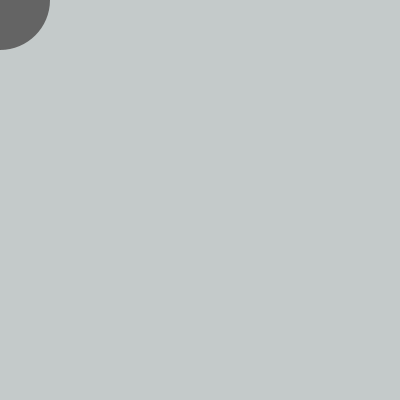
Frame 1 (no input)
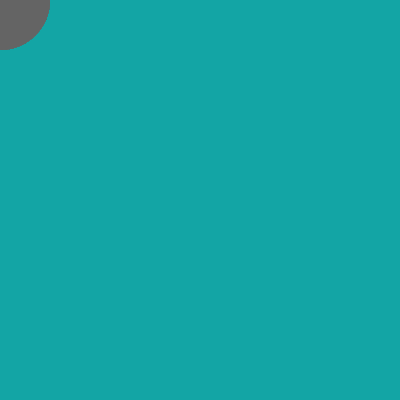
Frame 60 (the mouse pressed at the canvas centre just before this capture)
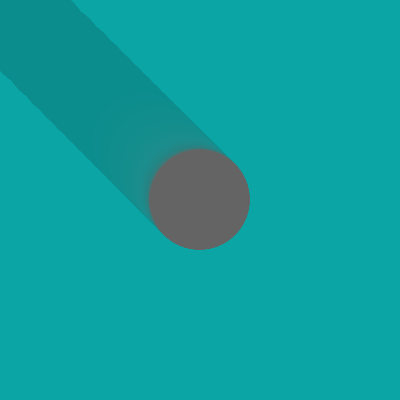
Frame 120 (the mouse held since frame 60 and released just before this capture)

The Processing sketch that drew these frames (run headless with seeded random() and noise(); from frame 60 on, the mouse is pressed at the canvas centre):

// Processing sketch: processing_154348
// ── processing_154348.pde

//Stefan Joseph scjoseph
//Copyright July 2015 CMU PGSS

float x = 0;
float y = 0;
float dx;
float dy;
float r, g, b;
float easycoeff = 0.1;
void setup()
{
size (400,400);
smooth();
noStroke();
}

void draw()
{
  //if frameCount >= 
  dx = mouseX - x;
  x= x+ dx*easycoeff;
  dy = mouseY - y;
  y= y + dy*easycoeff;
  fill(0, 150, 155, 10);
  rect(0, 0, width, height);
  fill(100, 100, 100);
  ellipse(x, y, 100, 100);
  
}
